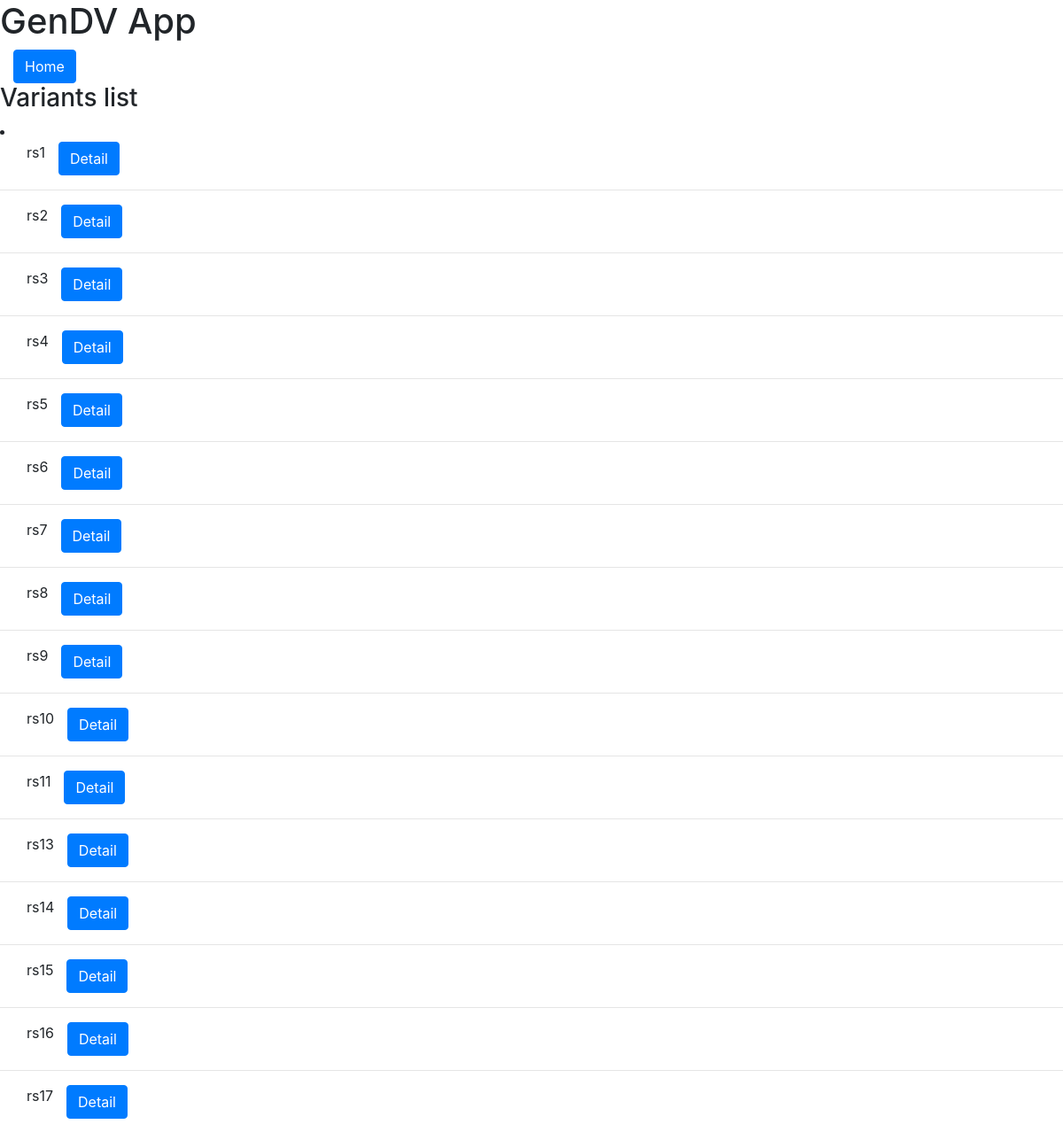
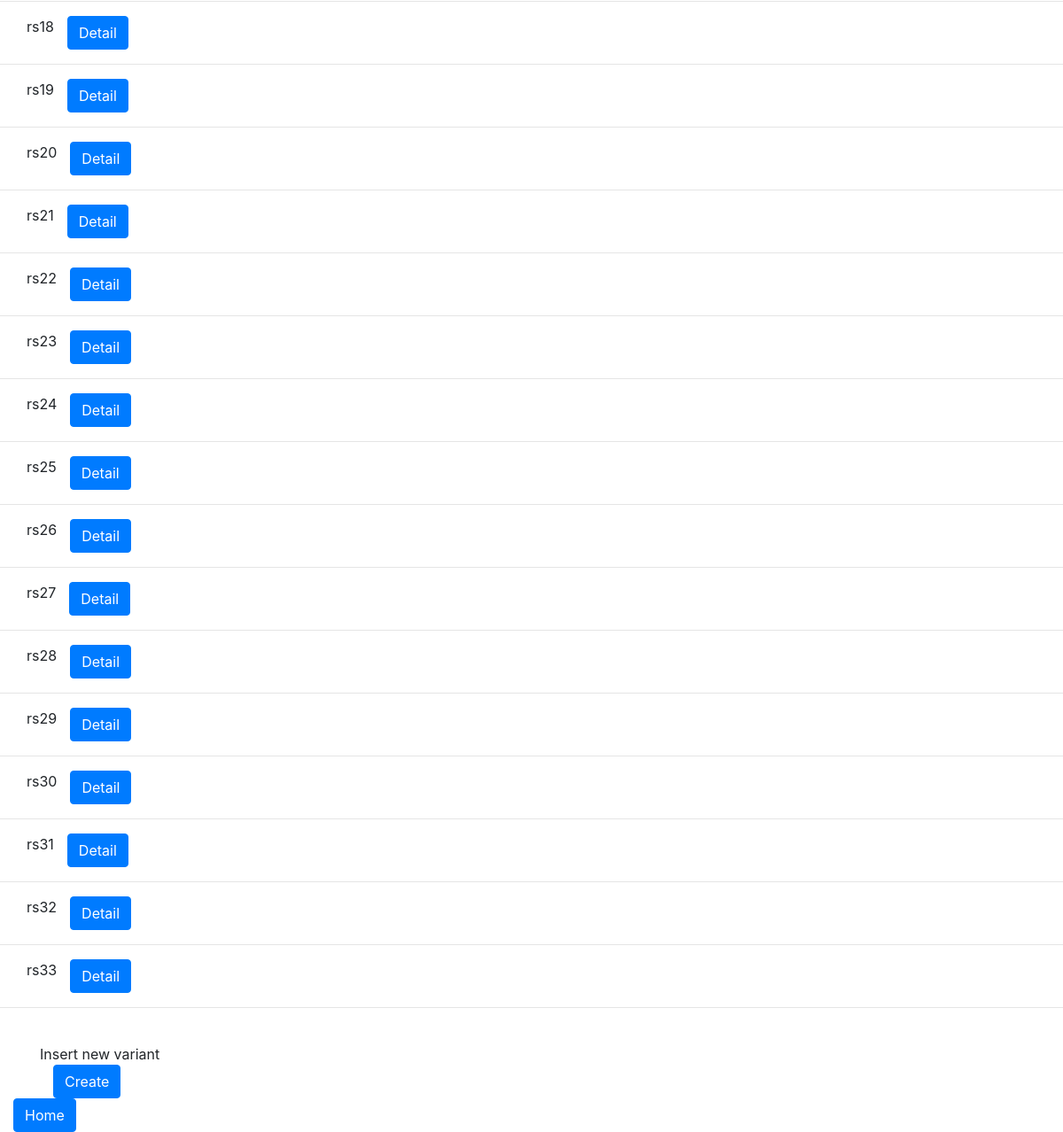
Page /variants/ (signed in) on the earlier database version (2 pictures, top to bottom).
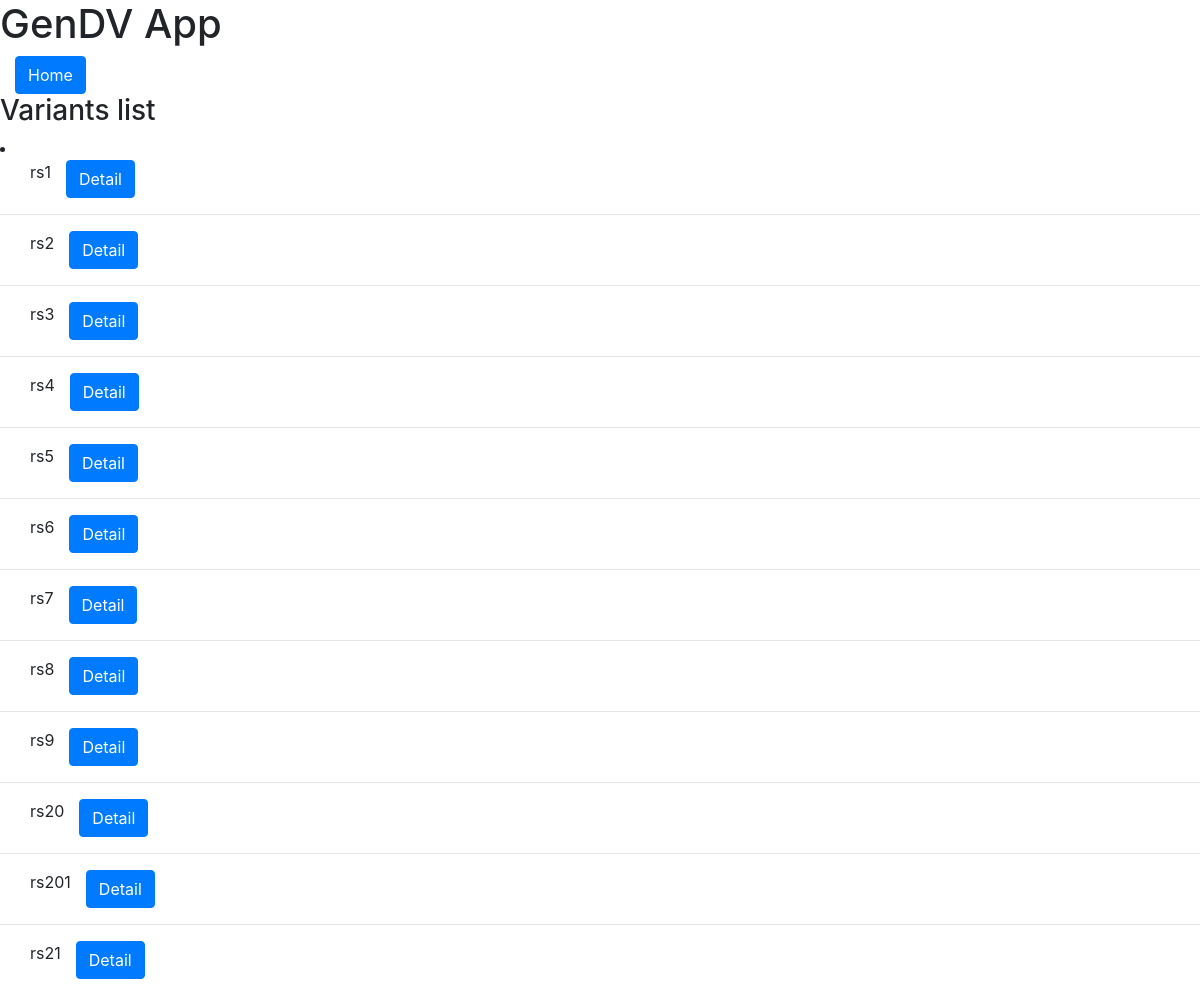
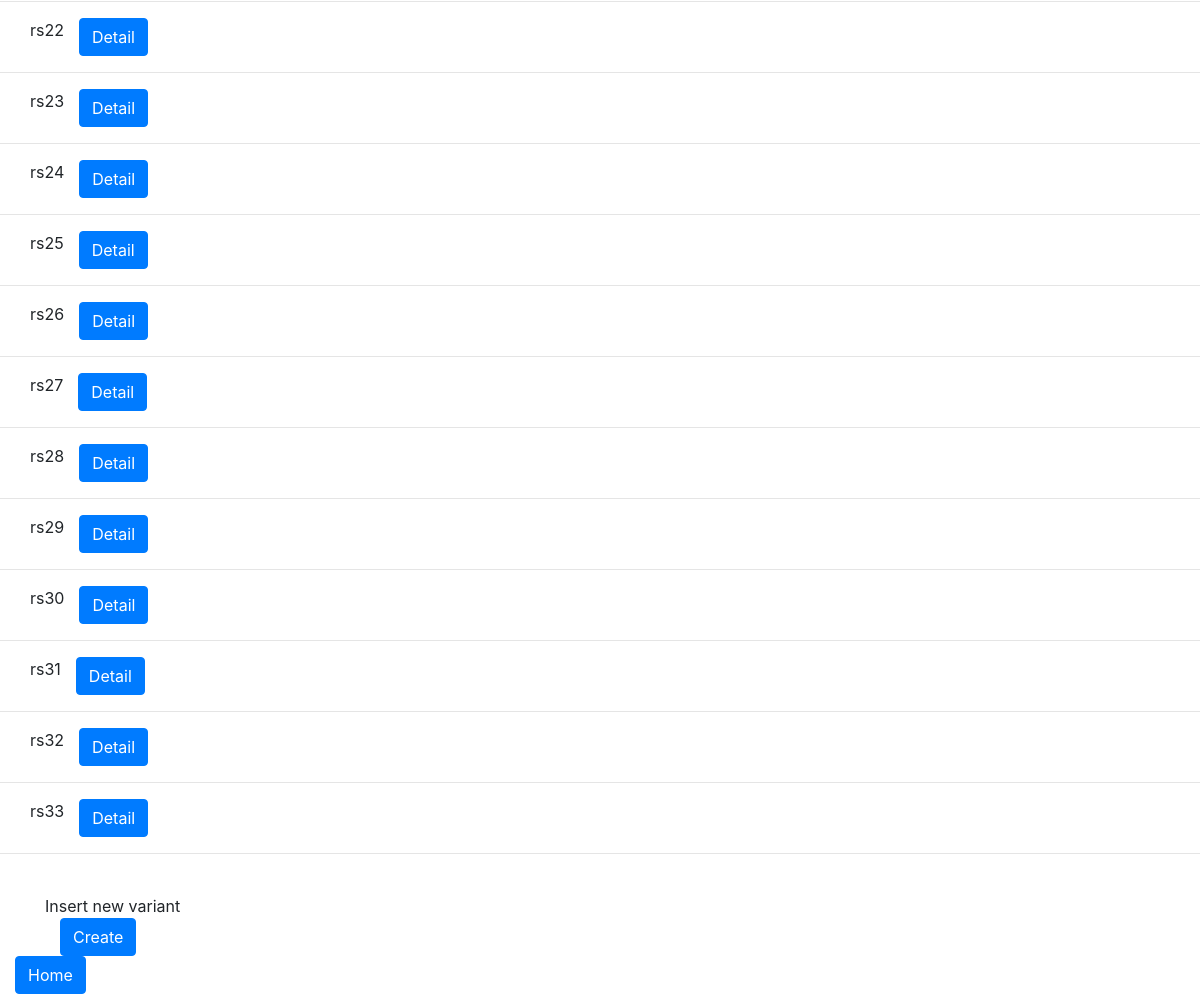
Same page on the later database version (2 pictures, top to bottom).
### GenDVApp/models.py (models this page shows)
class Variant(models.Model):
    Chromosome = models.CharField(max_length=2)
    Position = models.IntegerField()
    Code = models.CharField(max_length=50, unique=True)
    Reference = models.CharField(max_length=50, null=True, blank=True)
    Alternative = models.CharField(max_length=50, null=True, blank=True)
    Gene = models.ForeignKey('Gene', null=True, blank=True, on_delete=models.SET_NULL)
    def __str__(self):
        return self.Code

### GenDVApp/views.py (the view)
# urls.py: path('variants/', views.RetrieveVariantListView, name='variants'),
@login_required()
def RetrieveVariantListView(request):
    dataset = Variant.objects.all()
    return render(request, 'variants/variant_list.html', {'dataset':dataset})

### templates/variants/variant_list.html (shortened to what this page needs)
{% include 'base.html' %}
{% block content %}
<div class="col align-middle" style="width: 200px;">
    <a class="btn btn-primary" href="{% url 'home' %}">Home</a>
</div>
<h3>Variants list</h3>
{% endblock %}
<div>
    <li>
        {% for data in dataset %}
        <div>
            <div class="container">
                <div class="row flex-lg-nowrap">
                    <span>{{data}}</span>
                    <div class="col align-middle" style="width: 200px;">
                        <a class="btn btn-primary" href="{% url 'variants' %}{{data.id}}">Detail</a>
                    </div>
                </div>
            </div>
        </div>
        <hr>
        {% endfor %}
    </li>
</div>
<div class="container">
    <span>Insert new variant</span>
    <div class="col align-middle" style="width: 200px;">
        <a class="btn btn-primary" href="{% url 'variants' %}create_variant">Create</a>
    </div>
</div>
<div class="col align-middle" style="width: 200px;">
    <a class="btn btn-primary" href="{% url 'home' %}">Home</a>
</div>

Differences in the rows shown:
removed Variant: Code "rs10"
removed Variant: Code "rs11"
removed Variant: Code "rs13"
removed Variant: Code "rs14"
removed Variant: Code "rs15"
removed Variant: Code "rs16"
removed Variant: Code "rs17"
removed Variant: Code "rs18"
removed Variant: Code "rs19"
added Variant: Code "rs201"
